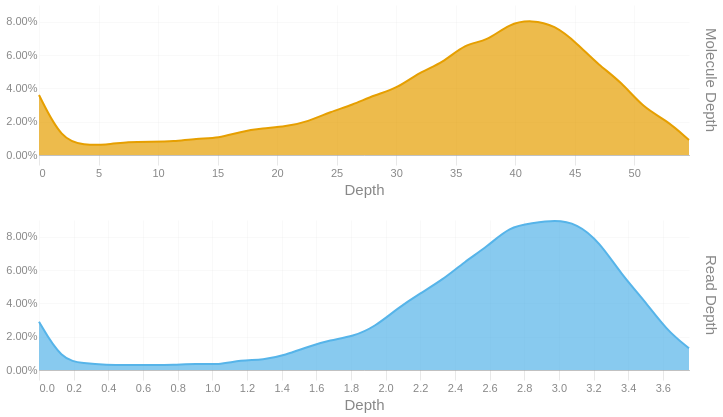

Write notebook code for a chart like this one.
### Code cell
readdep = depth_hist(tb['Read Depth'], q99, 3)
readdep = readdep.with_columns(pl.lit('Read Depth').alias('Metric'))
if not SKIPLR:
    moldep = depth_hist(tb['Molecule Depth'], mol_q99, 1)
    moldep = moldep.with_columns(pl.lit('Molecule Depth').alias('Metric'))
    _hist = pl.concat([readdep, moldep])
    _hist = _hist.filter(pl.col('Proportion') != 0)
    with SafeRender(_hist):
        (
            alt.Chart(_hist)        
            .mark_area(interpolate = "basis")
            .encode(
                x=alt.X('Bin:Q').scale(domainMin=0).axis(alt.Axis(title='Depth')),
                y = alt.Y('Proportion:Q', title = None).axis(format = '.2%'),
                color = alt.Color('Metric:N').legend(None),
                row = alt.Row("Metric:N").header(title = None, labelOrient = 'right'),
                tooltip = [
                    alt.Tooltip("Metric:N", title = "Metric"),
                    alt.Tooltip('Interval:N', title = "Depth Interval"),
                    alt.Tooltip('Proportion:Q', title = "% Alignments").format('.2%')
                ]
            )
            .resolve_scale(x='independent', y='independent')
            .properties(
                height = 150, width = 650,
                usermeta={'embedOptions': {'downloadFileName': f'{samplename}.depth.hist'}}
            )
        ).display()
else:
    readdep = readdep.filter(pl.col('Proportion') != 0)
    with SafeRender(readdep):
        (
            alt.Chart(readdep)        
            .mark_area(interpolate = "basis")
            .encode(
                x=alt.X('Bin:Q').scale(domainMin=0).axis(alt.Axis(title='Depth')),
                y = alt.Y('Proportion:Q', title = None).axis(format = '.2%'),
                tooltip = [
                    alt.Tooltip('Interval:N', title = "Depth Interval"),
                    alt.Tooltip('Proportion:Q', title = "% Alignments").format('.2%')
                ]
            )
            .properties(
                usermeta={'embedOptions': {'downloadFileName': f'{samplename}.depth.hist'}}
            )
        ).display()

### Figure 1 — Vega-Lite specification as saved in the notebook (floating-point values rounded to 4 significant figures)
{"width": 650, "height": 150, "config": {"title": {"anchor": "start", "dy": -15, "fontSize": 18, "color": "#888888", "subtitleColor": "#888888", "subtitleFontSize": 14}, "arc": {"fill": "#0072B2"}, "axis": {"domainColor": "#888888", "domainWidth": 0.5, "gridWidth": 0.2, "grid": false, "titleFontWeight": 400, "titleFontSize": 15, "labelFontSize": 11, "labelColor": "#888888", "tickColor": "#888888", "tickWidth": 0.2, "titleColor": "#888888"}, "axisBand": {"grid": false}, "axisX": {"grid": true, "tickSize": 10, "domainCap": "round"}, "axisY": {"domain": false, "grid": true, "tickSize": 0, "domainCap": "round"}, "background": "transparent", "header": {"labelFontSize": 15, "labelColor": "#888888", "titleFontSize": 15, "titleFontWeight": 600, "titleColor": "#888888"}, "legend": {"labelFont": "sans-serif", "labelFontSize": 12, "labelColor": "#888888", "symbolSize": 100, "symbolType": "circle", "titleFontSize": 12, "titlePadding": 10, "titleColor": "#888888", "title": null}, "range": {"category": ["#E69F00", "#56B4E9", "#009E73", "#F0E442", "#0072B2", "#D55E00", "#CC79A7", "#000000"], "diverging": ["#cfe8f3", "#a2d4ec", "#73bfe2", "#46abdb", "#1696d2", "#12719e"]}, "area": {"fill": "#0072B2", "fillOpacity": 0.7, "line": true, "strokeOpacity": 0.7}, "line": {"color": "#0072B2", "stroke": "#0072B2", "strokeWidth": 2}, "trail": {"color": "#0072B2", "stroke": "#0072B2", "strokeWidth": 0, "size": 1}, "point": {"filled": true, "fillOpacity": 1.0, "size": 95}, "text": {"color": "#888888", "fontSize": 11, "align": "right", "fontWeight": 400, "size": 11}, "bar": {"fill": "#0072B2", "stroke": null}, "view": {"stroke": null, "continuousWidth": 660, "continuousHeight": 400}}, "data": {"name": "data-c6ab54058532e3bdc64bb779d968c622"}, "mark": {"type": "area", "interpolate": "basis"}, "encoding": {"color": {"field": "Metric", "legend": null, "type": "nominal"}, "row": {"field": "Metric", "header": {"title": null, "labelOrient": "right"}, "type": "nominal"}, "tooltip": [{"field": "Metric", "title": "Metric", "type": "nominal"}, {"field": "Interval", "title": "Depth Interval", "type": "nominal"}, {"field": "Proportion", "format": ".2%", "title": "% Alignments", "type": "quantitative"}], "x": {"axis": {"title": "Depth"}, "field": "Bin", "scale": {"domainMin": 0}, "type": "quantitative"}, "y": {"axis": {"format": ".2%"}, "field": "Proportion", "title": null, "type": "quantitative"}}, "resolve": {"scale": {"x": "independent", "y": "independent"}}, "usermeta": {"embedOptions": {"downloadFileName": "S5_Connecticut_987.depth.hist"}}, "$schema": "https://vega.github.io/schema/vega-lite/v6.1.0.json", "datasets": {"data-c6ab54058532e3bdc64bb779d968c622": [{"Bin": 0.0, "Interval": "0.0-0.129", "Proportion": 0.029, "Metric": "Read Depth"}, {"Bin": 0.129, "Interval": "0.129-0.259", "Proportion": 0.006, "Metric": "Read Depth"}, {"Bin": 0.259, "Interval": "0.259-0.388", "Proportion": 0.004, "Metric": "Read Depth"}, {"Bin": 0.388, "Interval": "0.388-0.517", "Proportion": 0.003, "Metric": "Read Depth"}, {"Bin": 0.517, "Interval": "0.517-0.647", "Proportion": 0.003, "Metric": "Read Depth"}, {"Bin": 0.647, "Interval": "0.647-0.776", "Proportion": 0.003, "Metric": "Read Depth"}, {"Bin": 0.776, "Interval": "0.776-0.905", "Proportion": 0.003, "Metric": "Read Depth"}, {"Bin": 0.905, "Interval": "0.905-1.035", "Proportion": 0.004, "Metric": "Read Depth"}, {"Bin": 1.035, "Interval": "1.035-1.164", "Proportion": 0.003, "Metric": "Read Depth"}, {"Bin": 1.164, "Interval": "1.164-1.293", "Proportion": 0.006, "Metric": "Read Depth"}, {"Bin": 1.293, "Interval": "1.293-1.423", "Proportion": 0.006, "Metric": "Read Depth"}, {"Bin": 1.423, "Interval": "1.423-1.552", "Proportion": 0.009, "Metric": "Read Depth"}, {"Bin": 1.552, "Interval": "1.552-1.681", "Proportion": 0.014, "Metric": "Read Depth"}, {"Bin": 1.681, "Interval": "1.681-1.811", "Proportion": 0.018, "Metric": "Read Depth"}, {"Bin": 1.811, "Interval": "1.811-1.94", "Proportion": 0.02, "Metric": "Read Depth"}, {"Bin": 1.94, "Interval": "1.94-2.069", "Proportion": 0.026, "Metric": "Read Depth"}, {"Bin": 2.069, "Interval": "2.069-2.199", "Proportion": 0.037, "Metric": "Read Depth"}, {"Bin": 2.199, "Interval": "2.199-2.328", "Proportion": 0.046, "Metric": "Read Depth"}, {"Bin": 2.328, "Interval": "2.328-2.457", "Proportion": 0.054, "Metric": "Read Depth"}, {"Bin": 2.457, "Interval": "2.457-2.587", "Proportion": 0.065, "Metric": "Read Depth"}, {"Bin": 2.587, "Interval": "2.587-2.716", "Proportion": 0.074, "Metric": "Read Depth"}, {"Bin": 2.716, "Interval": "2.716-2.845", "Proportion": 0.086, "Metric": "Read Depth"}, {"Bin": 2.845, "Interval": "2.845-2.975", "Proportion": 0.088, "Metric": "Read Depth"}, {"Bin": 2.975, "Interval": "2.975-3.104", "Proportion": 0.09, "Metric": "Read Depth"}, {"Bin": 3.104, "Interval": "3.104-3.233", "Proportion": 0.088, "Metric": "Read Depth"}, {"Bin": 3.233, "Interval": "3.233-3.363", "Proportion": 0.077, "Metric": "Read Depth"}, {"Bin": 3.363, "Interval": "3.363-3.492", "Proportion": 0.057, "Metric": "Read Depth"}, {"Bin": 3.492, "Interval": "3.492-3.621", "Proportion": 0.042, "Metric": "Read Depth"}, {"Bin": 3.621, "Interval": "3.621-3.751", "Proportion": 0.024, "Metric": "Read Depth"}, {"Bin": 3.751, "Interval": "3.751-3.88", "Proportion": 0.013, "Metric": "Read Depth"}, {"Bin": 0.0, "Interval": "0.0-1.9", "Proportion": 0.036, "Metric": "Molecule Depth"}, {"Bin": 1.9, "Interval": "1.9-3.8", "Proportion": 0.009, "Metric": "Molecule Depth"}, {"Bin": 3.8, "Interval": "3.8-5.6", "Proportion": 0.006, "Metric": "Molecule Depth"}, {"Bin": 5.6, "Interval": "5.6-7.5", "Proportion": 0.006, "Metric": "Molecule Depth"}, {"Bin": 7.5, "Interval": "7.5-9.4", "Proportion": 0.008, "Metric": "Molecule Depth"}, {"Bin": 9.4, "Interval": "9.4-11.3", "Proportion": 0.008, "Metric": "Molecule Depth"}, {"Bin": 11.3, "Interval": "11.3-13.2", "Proportion": 0.008, "Metric": "Molecule Depth"}, {"Bin": 13.2, "Interval": "13.2-15.1", "Proportion": 0.01, "Metric": "Molecule Depth"}, {"Bin": 15.1, "Interval": "15.1-16.9", "Proportion": 0.01, "Metric": "Molecule Depth"}, {"Bin": 16.9, "Interval": "16.9-18.8", "Proportion": 0.014, "Metric": "Molecule Depth"}, {"Bin": 18.8, "Interval": "18.8-20.7", "Proportion": 0.016, "Metric": "Molecule Depth"}, {"Bin": 20.7, "Interval": "20.7-22.6", "Proportion": 0.017, "Metric": "Molecule Depth"}, {"Bin": 22.6, "Interval": "22.6-24.5", "Proportion": 0.02, "Metric": "Molecule Depth"}, {"Bin": 24.5, "Interval": "24.5-26.3", "Proportion": 0.026, "Metric": "Molecule Depth"}, {"Bin": 26.3, "Interval": "26.3-28.2", "Proportion": 0.03, "Metric": "Molecule Depth"}, {"Bin": 28.2, "Interval": "28.2-30.1", "Proportion": 0.036, "Metric": "Molecule Depth"}, {"Bin": 30.1, "Interval": "30.1-32.0", "Proportion": 0.04, "Metric": "Molecule Depth"}, {"Bin": 32.0, "Interval": "32.0-33.9", "Proportion": 0.05, "Metric": "Molecule Depth"}, {"Bin": 33.9, "Interval": "33.9-35.8", "Proportion": 0.055, "Metric": "Molecule Depth"}, {"Bin": 35.8, "Interval": "35.8-37.6", "Proportion": 0.067, "Metric": "Molecule Depth"}, {"Bin": 37.6, "Interval": "37.6-39.5", "Proportion": 0.068, "Metric": "Molecule Depth"}, {"Bin": 39.5, "Interval": "39.5-41.4", "Proportion": 0.079, "Metric": "Molecule Depth"}, {"Bin": 41.4, "Interval": "41.4-43.3", "Proportion": 0.081, "Metric": "Molecule Depth"}, {"Bin": 43.3, "Interval": "43.3-45.2", "Proportion": 0.078, "Metric": "Molecule Depth"}, {"Bin": 45.2, "Interval": "45.2-47.0", "Proportion": 0.067, "Metric": "Molecule Depth"}, {"Bin": 47.0, "Interval": "47.0-48.9", "Proportion": 0.054, "Metric": "Molecule Depth"}, {"Bin": 48.9, "Interval": "48.9-50.8", "Proportion": 0.044, "Metric": "Molecule Depth"}, {"Bin": 50.8, "Interval": "50.8-52.7", "Proportion": 0.028, "Metric": "Molecule Depth"}, {"Bin": 52.7, "Interval": "52.7-54.6", "Proportion": 0.021, "Metric": "Molecule Depth"}, {"Bin": 54.6, "Interval": "54.6-56.45", "Proportion": 0.009, "Metric": "Molecule Depth"}]}}
